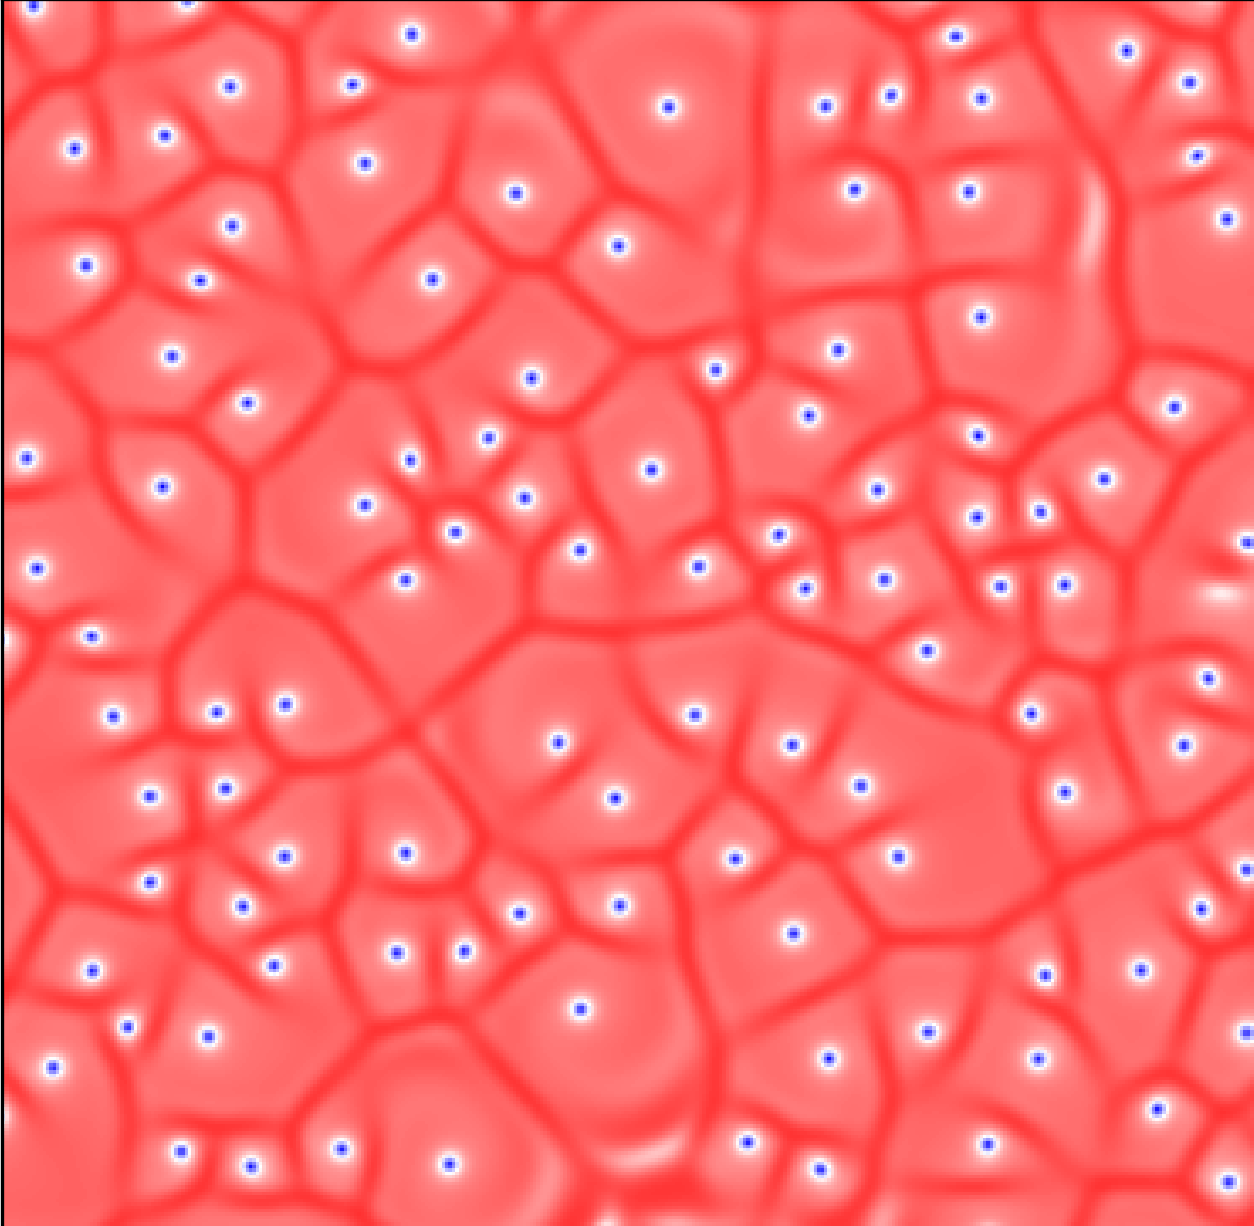

Here is the Python script that generated this plot:
import numpy as np
import matplotlib.pyplot as plt


def exit_all(event):
	""" exits the program """
	raise SystemExit

def main():
	""" Superconductor simulation """
	
	# Simulation parameters
	N         = 400     # Spatial resolution
	t         = 0       # current time of the simulation
	tEnd      = 100     # time at which simulation ends
	dt        = 0.2     # timestep
	tOut      = 0.2     # draw frequency
	alpha     = 0.1     # superconductor param 1
	beta      = 1.5     # superconductor param 2
	plotRealTime = True # switch on for plotting as the simulation goes along
	np.random.seed(917)
	
	# Domain [0,200] x [0,200]
	L = 200
	xlin = np.linspace(0,L, num=N+1)  # Note: x=0 & x=1 are the same point!
	xlin = xlin[0:N]                  # chop off periodic point
	xx, yy = np.meshgrid(xlin, xlin)
	
	# Intial Condition
	psi = 1e-2 * np.random.randn(N,N)
	V = -(1.j+beta)*np.abs(psi)**2
	
	# Fourier Space Variables
	klin = 2.0 * np.pi / L * np.arange(-N/2, N/2)
	kx, ky = np.meshgrid(klin, klin)
	kx = np.fft.ifftshift(kx)
	ky = np.fft.ifftshift(ky)
	kSq = kx**2 + ky**2
	
	# number of timesteps
	Nt = int(np.ceil(tEnd/dt))
	
	# prep figure
	fig = plt.figure(figsize=(4,4), dpi=150)
	fig.canvas.mpl_connect('close_event', exit_all)
	outputCount = 1
	
	# Simulation Main Loop
	for i in range(Nt):
		
		# (1/2) kick
		psi = np.exp(-1.j*dt/2.0*V) * psi
		
		# drift
		psihat = np.fft.fftn(psi)
		psihat = np.exp(dt * (-1.j* (kSq*(alpha-1.j) + 1.j))) * psihat 
		psi = np.fft.ifftn(psihat)
		
		# update potential
		V = -(1.j+beta)*np.abs(psi)**2
		
		# (1/2) kick
		psi = np.exp(-1.j*dt/2.0*V) * psi
		
		# update time
		t += dt
		print(t)
		
		# plot in real time
		plotThisTurn = False
		if t + dt > outputCount*tOut:
			plotThisTurn = True
		if (plotRealTime and plotThisTurn) or (i == Nt-1):
			plt.cla()
			plt.imshow(np.abs(psi), cmap = 'bwr')
			plt.clim(0,1)
			ax = plt.gca()
			ax.invert_yaxis()
			ax.get_xaxis().set_visible(False)
			ax.get_yaxis().set_visible(False)	
			ax.set_aspect('equal')	
			plt.pause(0.001)
			outputCount += 1
					
	plt.show()
	
	return 0
	


if __name__== "__main__":
  main()
